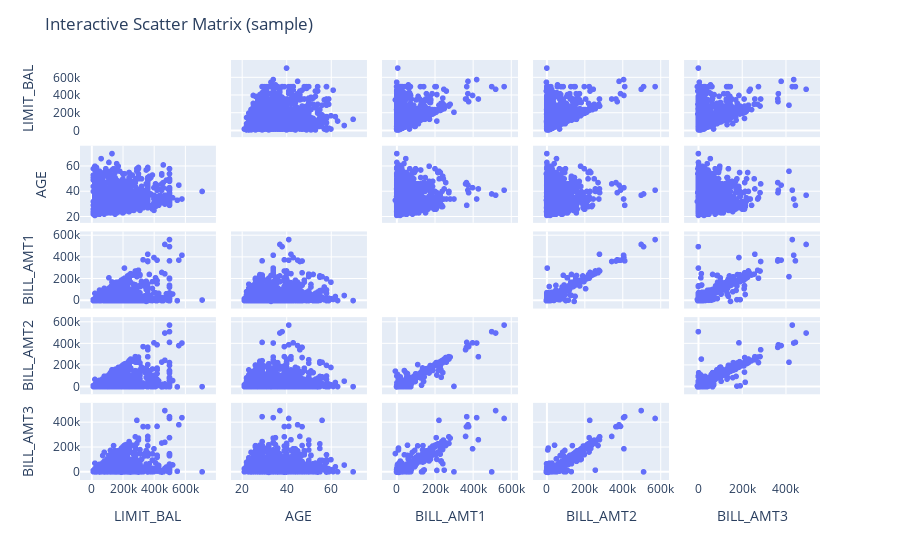

Write notebook code for a chart like this one.
### Markdown cell above
## Interactive Scatter Matrix
Plotly (sample of rows).

### Code cell
if len(numeric_cols) >= 2:
    cols = numeric_cols[:5]
    smp = df[cols].sample(n=min(1000, len(df)), random_state=42)
    fig = px.scatter_matrix(smp)
    fig.update_traces(diagonal_visible=False)
    fig.update_layout(title='Interactive Scatter Matrix (sample)')
    fig.show()
else:
    print('Not enough numeric features for scatter matrix.')

### Figure 1 — Plotly figure (JSON) as saved in the notebook; plotly's stock layout.template omitted (floating-point values rounded to 4 significant figures; data arrays with more than 128 entries replaced by an {"elided": "..."} marker saying what was removed)
{"data": [{"diagonal": {"visible": false}, "dimensions": [{"axis": {"matches": true}, "label": "LIMIT_BAL", "values": {"elided": "1000 int values"}}, {"axis": {"matches": true}, "label": "AGE", "values": {"elided": "1000 int values"}}, {"axis": {"matches": true}, "label": "BILL_AMT1", "values": {"elided": "1000 int values"}}, {"axis": {"matches": true}, "label": "BILL_AMT2", "values": {"elided": "1000 int values"}}, {"axis": {"matches": true}, "label": "BILL_AMT3", "values": {"elided": "1000 int values"}}], "hovertemplate": "%{xaxis.title.text}=%{x}<br>%{yaxis.title.text}=%{y}<extra></extra>", "legendgroup": "", "marker": {"color": "#636efa", "symbol": "circle"}, "name": "", "showlegend": false, "type": "splom"}], "layout": {"dragmode": "select", "legend": {"tracegroupgap": 0}, "margin": {"t": 60}, "title": {"text": "Interactive Scatter Matrix (sample)"}}}
